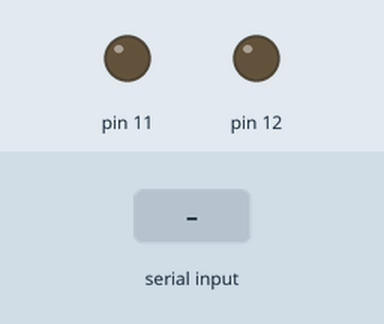
Recording of a sketch running on a simulated Arduino Uno, built with avr-gcc and run on an emulated ATmega328P. Shown: output pins drawn as LEDs (lit = HIGH). The test bench sets the inputs (shaded band). What the sketch prints to the serial monitor is not drawn.

Above: at 1.2 s.
1.3 s: "1" received over Serial
At 2.4 s:
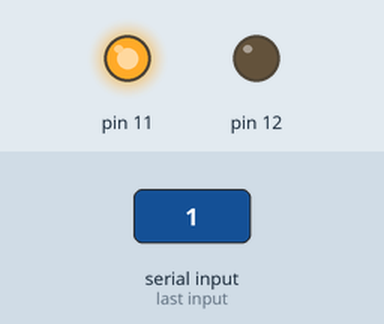
2.8 s: "2" received over Serial
At 3.5 s:
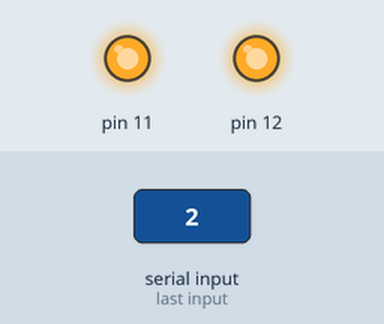
Timing chart, 0 to 5.8 s (numbered marks = the images above; inputs shaded):
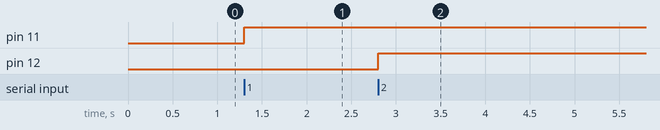

The sketch:

Working_ControllerV2.ino
```cpp
// Open a serial connection and flash LED when input is received
int value;
int value2;
bool toggle = 0;
void setup(){
  // Open serial connection.
  Serial.begin(9600);
  pinMode(12, OUTPUT);
  pinMode(11, OUTPUT);
  Serial.write('1');
}

void loop(){
  toggle = !toggle;
  if(toggle && Serial.available() > 0){      // if data present, blink

    value = Serial.read(); // 0, 100
    if( value == '1'){
      digitalWrite(11, HIGH);

    } else if (value == '2'){
      digitalWrite(12, HIGH);
    }
  }
}


    //delay(500);
      //digitalWrite(12, LOW);
      //delay(500);
      //digitalWrite(12, HIGH);
      //delay(500);
      //digitalWrite(12, LOW);
      //Serial.write('0');
```

Measured:
- after the input at 1.3 s, pin 11: LOW → HIGH at once
- after the input at 2.8 s, pin 12: LOW → HIGH at once
